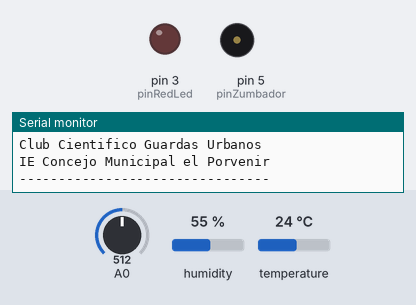
A sketch run on a simulated Arduino Uno, built with avr-gcc and run on an emulated ATmega328P. On the bench: output pins drawn as LEDs (lit = HIGH), buzzer (waves = sounding), the last lines printed to the serial monitor. The test bench sets the inputs (shaded band); at power-on: A0 = 512, humidity 55 %, temperature 24 °C.

Above: at 1.2 s.
1.3 s: A0 set to 216
7.3 s: A0 set to 186
At 12.2 s:
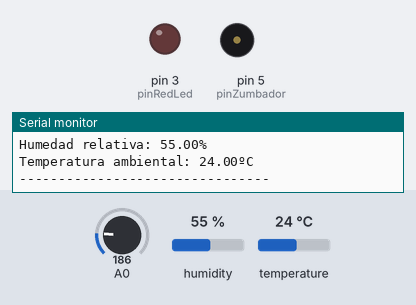
13.3 s: A0 set to 306
At 15.7 s:
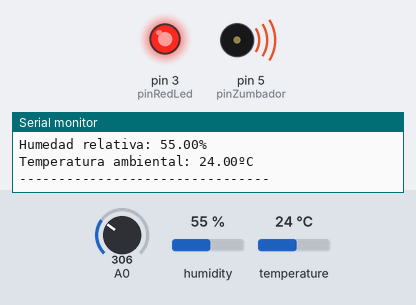
19.3 s: A0 set to 122
At 20.0 s:
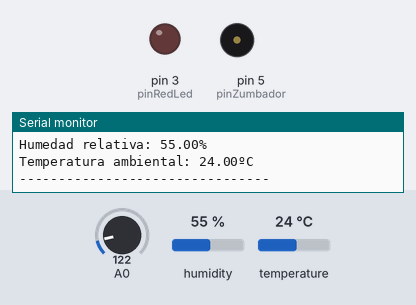
Timing chart, 0 to 22.3 s (numbered marks = the images above; inputs shaded):
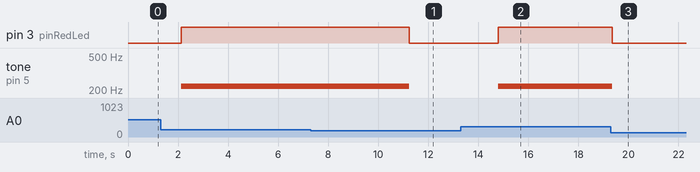

Measured:
- after the input at 7.3 s, pin 3 (pinRedLed): HIGH → LOW after 3.9 s; tone on pin 5 (pinZumbador): 220 Hz → silent after 3.9 s
- after the input at 13.3 s, pin 3 (pinRedLed): LOW → HIGH after 1.5 s; tone on pin 5 (pinZumbador): silent → 220 Hz after 1.5 s
- after the input at 19.3 s, pin 3 (pinRedLed): HIGH → LOW after 0.06 s; tone on pin 5 (pinZumbador): 220 Hz → silent after 0.06 s

The sketch:

Sensor_Guardian.ino
```cpp
/*
  Este programa muestra los datos de metano con el sensor MQ-4 y el valor de la Humedad relativa y temperatura con el sensor DTH11, imprimiendo
  en el monitor serial y serial plotter los valores obtenidos
  Autor: Club Guardas Urbanos y G4N1D
  Agradecimientos: bitwiseAr

*/

#include "DHT.h"
#define DHTPIN 2 // Pin entrada donde esta el sensor
#define DHTTYPE DHT22 // Sensor DHT22 (AM2302)

DHT dht(DHTPIN, DHTTYPE); //llamado al medidor DHT11
int pinRedLed = 3; //pin conexion del led
int TRESHOLD = 200; //parametro limite para la alarma del gas
int valor_gas;      // almacena valor leido del sensor
int pinZumbador = 5; //pin conexion zumbador
int frecuencia = 220; //frecuencia a la zuena el zumbador (LA)


void setup(){ //Imprime los datos de la cabecera
  Serial.begin(9600);   // inicializa comunicacion serie a 9600 bps
  Serial.println("Iniciando Sensor Guardian V1.1...");
  Serial.println("Club Cientifico Guardas Urbanos");
  Serial.println("IE Concejo Municipal el Porvenir");
  Serial.println("--------------------------------");
  dht.begin();  // entradas digital del DHT11 requiere inicializacion
  pinMode(pinRedLed, OUTPUT); //establece el led rojo como salida
  // entradas analogica del MQ-4 no requiere inicializacion

}

void loop(){
  delay(2000); //Leer cada 2 segundos

  //Lecturas
  valor_gas = analogRead(A0); // Lee entrada A0 y asigna a variable valor_gas
  float h = dht.readHumidity(); // Lee entrada de la humedad.
  float t = dht.readTemperature(); // Lee entrada temperatura en Centigrados.

  //Imprime en pantalla
  Serial.print("Valor Metano: "); // Imprime las palabras Valor Gas
  Serial.println(valor_gas);  // imprime en monitor serial el dato valor_gas
  Serial.print("Humedad relativa: "); // Imprime la palabra humedad.
  Serial.print(h);// Imprime el valor de la humedad
  Serial.println("% "); // Imprimimos el texto *C
  Serial.print("Temperatura ambiental: "); // Imprime la palabra temperatura
  Serial.print(t); // Imprime el valor de temperatura en centigrados
  Serial.println("ºC "); // Imprimimos el texto *C
  Serial.println("--------------------------------");

  if (valor_gas >= TRESHOLD) { //si se sobrepasa Treshold alumbra el led y suena zumbador
    digitalWrite(pinRedLed, HIGH);
    tone(pinZumbador,frecuencia);
    delay(2000);
    }
    else { //si el Treshold baja el limite se apaga el led y el zumbador
     digitalWrite(pinRedLed, LOW);
     noTone(pinZumbador);
     delay(1000);
      }
     delay(500);     // breve demora de medio segundo
}
```
